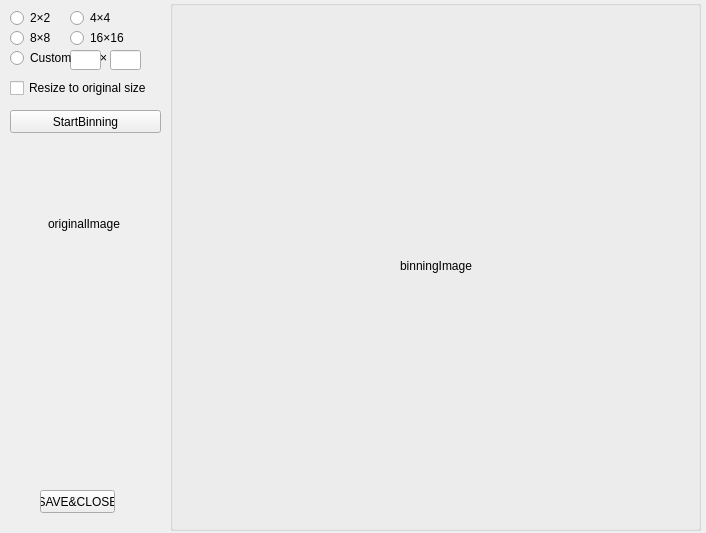
<?xml version="1.0" encoding="UTF-8"?>
<ui version="4.0">
 <class>ImageSoftwareBinningclass</class>
 <widget class="QWidget" name="ImageSoftwareBinningclass">
  <property name="geometry">
   <rect>
    <x>0</x>
    <y>0</y>
    <width>706</width>
    <height>533</height>
   </rect>
  </property>
  <property name="minimumSize">
   <size>
    <width>706</width>
    <height>533</height>
   </size>
  </property>
  <property name="maximumSize">
   <size>
    <width>706</width>
    <height>533</height>
   </size>
  </property>
  <property name="windowTitle">
   <string>ImageSoftwareBinningclass</string>
  </property>
  <property name="windowIcon">
   <iconset>
    <normaloff>ImagePseudoColor.ico</normaloff>ImagePseudoColor.ico</iconset>
  </property>
  <widget class="QGroupBox" name="groupBox">
   <property name="geometry">
    <rect>
     <x>170</x>
     <y>0</y>
     <width>531</width>
     <height>531</height>
    </rect>
   </property>
   <property name="title">
    <string/>
   </property>
   <widget class="QLabel" name="label_binningImage">
    <property name="geometry">
     <rect>
      <x>10</x>
      <y>10</y>
      <width>512</width>
      <height>512</height>
     </rect>
    </property>
    <property name="text">
     <string>binningImage</string>
    </property>
    <property name="alignment">
     <set>Qt::AlignCenter</set>
    </property>
   </widget>
  </widget>
  <widget class="QLineEdit" name="lineEdit_HBinning">
   <property name="geometry">
    <rect>
     <x>70</x>
     <y>50</y>
     <width>31</width>
     <height>20</height>
    </rect>
   </property>
  </widget>
  <widget class="QLabel" name="label_2">
   <property name="geometry">
    <rect>
     <x>100</x>
     <y>50</y>
     <width>16</width>
     <height>16</height>
    </rect>
   </property>
   <property name="text">
    <string>×</string>
   </property>
  </widget>
  <widget class="QRadioButton" name="radioButton_Custom">
   <property name="geometry">
    <rect>
     <x>10</x>
     <y>50</y>
     <width>61</width>
     <height>16</height>
    </rect>
   </property>
   <property name="text">
    <string>Custom</string>
   </property>
  </widget>
  <widget class="QLabel" name="label_originalImage">
   <property name="geometry">
    <rect>
     <x>20</x>
     <y>160</y>
     <width>128</width>
     <height>128</height>
    </rect>
   </property>
   <property name="text">
    <string>originalImage</string>
   </property>
   <property name="alignment">
    <set>Qt::AlignCenter</set>
   </property>
  </widget>
  <widget class="QRadioButton" name="radioButton_8">
   <property name="geometry">
    <rect>
     <x>10</x>
     <y>30</y>
     <width>51</width>
     <height>16</height>
    </rect>
   </property>
   <property name="text">
    <string>8×8 </string>
   </property>
  </widget>
  <widget class="QLineEdit" name="lineEdit_VBinning">
   <property name="geometry">
    <rect>
     <x>110</x>
     <y>50</y>
     <width>31</width>
     <height>20</height>
    </rect>
   </property>
  </widget>
  <widget class="QPushButton" name="pushButtonOK">
   <property name="geometry">
    <rect>
     <x>10</x>
     <y>110</y>
     <width>151</width>
     <height>23</height>
    </rect>
   </property>
   <property name="text">
    <string>StartBinning</string>
   </property>
  </widget>
  <widget class="QRadioButton" name="radioButton_16">
   <property name="geometry">
    <rect>
     <x>70</x>
     <y>30</y>
     <width>61</width>
     <height>16</height>
    </rect>
   </property>
   <property name="text">
    <string>16×16</string>
   </property>
  </widget>
  <widget class="QRadioButton" name="radioButton_4">
   <property name="geometry">
    <rect>
     <x>70</x>
     <y>10</y>
     <width>51</width>
     <height>16</height>
    </rect>
   </property>
   <property name="text">
    <string>4×4</string>
   </property>
  </widget>
  <widget class="QPushButton" name="pushButtonSaveClose">
   <property name="geometry">
    <rect>
     <x>40</x>
     <y>490</y>
     <width>75</width>
     <height>23</height>
    </rect>
   </property>
   <property name="text">
    <string>SAVE&amp;&amp;CLOSE</string>
   </property>
  </widget>
  <widget class="QRadioButton" name="radioButton_2">
   <property name="geometry">
    <rect>
     <x>10</x>
     <y>10</y>
     <width>51</width>
     <height>16</height>
    </rect>
   </property>
   <property name="text">
    <string>2×2 </string>
   </property>
  </widget>
  <widget class="QCheckBox" name="checkBox_resize">
   <property name="geometry">
    <rect>
     <x>10</x>
     <y>80</y>
     <width>161</width>
     <height>16</height>
    </rect>
   </property>
   <property name="text">
    <string>Resize to original size</string>
   </property>
  </widget>
 </widget>
 <layoutdefault spacing="6" margin="11"/>
 <resources/>
 <connections/>
</ui>
